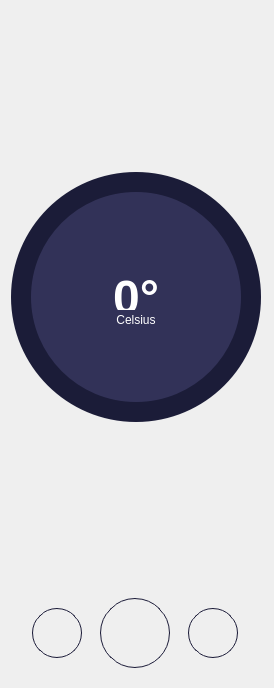
<?xml version="1.0" encoding="UTF-8"?>
<ui version="4.0">
 <class>CircularControler</class>
 <widget class="QWidget" name="CircularControler">
  <property name="geometry">
   <rect>
    <x>0</x>
    <y>0</y>
    <width>274</width>
    <height>688</height>
   </rect>
  </property>
  <property name="windowTitle">
   <string>Form</string>
  </property>
  <property name="styleSheet">
   <string notr="true">QFrame#circular_background{
	background-color: rgb(27, 28, 56);
	border-radius: 125px;
}

QFrame#circular_main{
	background-color: rgb(50, 50, 88);
	border-radius: 105px;
}

QLabel{
	color: white;
}

QPushButton#down_button, #up_button{
	border-radius: 25px;
	border: 1px solid #1B1B38;
}

QPushButton#down_button::pressed, #up_button::pressed{
	background-color: #B18AFF;
}

QPushButton#power_button{
	border-radius: 35px;
	border: 1px solid #1B1B38;
}

QPushButton#power_button::pressed{
	background-color: #B18AFF;
}
</string>
  </property>
  <layout class="QVBoxLayout" name="verticalLayout">
   <item>
    <spacer name="verticalSpacer_3">
     <property name="orientation">
      <enum>Qt::Vertical</enum>
     </property>
     <property name="sizeHint" stdset="0">
      <size>
       <width>20</width>
       <height>40</height>
      </size>
     </property>
    </spacer>
   </item>
   <item>
    <widget class="QFrame" name="circular_background">
     <property name="minimumSize">
      <size>
       <width>250</width>
       <height>250</height>
      </size>
     </property>
     <property name="maximumSize">
      <size>
       <width>250</width>
       <height>250</height>
      </size>
     </property>
     <property name="styleSheet">
      <string notr="true"/>
     </property>
     <property name="frameShape">
      <enum>QFrame::NoFrame</enum>
     </property>
     <property name="frameShadow">
      <enum>QFrame::Raised</enum>
     </property>
     <layout class="QHBoxLayout" name="horizontalLayout_14">
      <property name="spacing">
       <number>0</number>
      </property>
      <property name="leftMargin">
       <number>0</number>
      </property>
      <property name="topMargin">
       <number>0</number>
      </property>
      <property name="rightMargin">
       <number>0</number>
      </property>
      <property name="bottomMargin">
       <number>0</number>
      </property>
      <item>
       <widget class="QFrame" name="circular_prog">
        <property name="styleSheet">
         <string notr="true"/>
        </property>
        <property name="frameShape">
         <enum>QFrame::NoFrame</enum>
        </property>
        <property name="frameShadow">
         <enum>QFrame::Raised</enum>
        </property>
        <layout class="QHBoxLayout" name="horizontalLayout_15">
         <property name="spacing">
          <number>0</number>
         </property>
         <property name="leftMargin">
          <number>20</number>
         </property>
         <property name="topMargin">
          <number>20</number>
         </property>
         <property name="rightMargin">
          <number>20</number>
         </property>
         <property name="bottomMargin">
          <number>20</number>
         </property>
         <item>
          <widget class="QFrame" name="circular_main">
           <property name="frameShape">
            <enum>QFrame::NoFrame</enum>
           </property>
           <property name="frameShadow">
            <enum>QFrame::Raised</enum>
           </property>
           <layout class="QVBoxLayout" name="verticalLayout_5">
            <property name="spacing">
             <number>5</number>
            </property>
            <item>
             <spacer name="verticalSpacer">
              <property name="orientation">
               <enum>Qt::Vertical</enum>
              </property>
              <property name="sizeHint" stdset="0">
               <size>
                <width>20</width>
                <height>40</height>
               </size>
              </property>
             </spacer>
            </item>
            <item>
             <widget class="QLabel" name="temperature_label">
              <property name="maximumSize">
               <size>
                <width>16777215</width>
                <height>40</height>
               </size>
              </property>
              <property name="text">
               <string>&lt;html&gt;&lt;head/&gt;&lt;body&gt;&lt;p&gt;&lt;span style=&quot; font-size:36pt; font-weight:700;&quot;&gt;0°&lt;/span&gt;&lt;/p&gt;&lt;/body&gt;&lt;/html&gt;</string>
              </property>
              <property name="alignment">
               <set>Qt::AlignCenter</set>
              </property>
             </widget>
            </item>
            <item>
             <widget class="QLabel" name="celsius_label">
              <property name="maximumSize">
               <size>
                <width>16777215</width>
                <height>10</height>
               </size>
              </property>
              <property name="text">
               <string>Celsius</string>
              </property>
              <property name="alignment">
               <set>Qt::AlignCenter</set>
              </property>
             </widget>
            </item>
            <item>
             <spacer name="verticalSpacer_2">
              <property name="orientation">
               <enum>Qt::Vertical</enum>
              </property>
              <property name="sizeHint" stdset="0">
               <size>
                <width>20</width>
                <height>40</height>
               </size>
              </property>
             </spacer>
            </item>
           </layout>
          </widget>
         </item>
        </layout>
       </widget>
      </item>
     </layout>
    </widget>
   </item>
   <item>
    <spacer name="verticalSpacer_4">
     <property name="orientation">
      <enum>Qt::Vertical</enum>
     </property>
     <property name="sizeHint" stdset="0">
      <size>
       <width>20</width>
       <height>40</height>
      </size>
     </property>
    </spacer>
   </item>
   <item>
    <widget class="QFrame" name="frame_3">
     <property name="minimumSize">
      <size>
       <width>0</width>
       <height>60</height>
      </size>
     </property>
     <property name="maximumSize">
      <size>
       <width>250</width>
       <height>100</height>
      </size>
     </property>
     <property name="frameShape">
      <enum>QFrame::NoFrame</enum>
     </property>
     <property name="frameShadow">
      <enum>QFrame::Raised</enum>
     </property>
     <layout class="QHBoxLayout" name="horizontalLayout_13">
      <item>
       <widget class="QPushButton" name="down_button">
        <property name="minimumSize">
         <size>
          <width>50</width>
          <height>50</height>
         </size>
        </property>
        <property name="maximumSize">
         <size>
          <width>50</width>
          <height>50</height>
         </size>
        </property>
        <property name="text">
         <string/>
        </property>
       </widget>
      </item>
      <item>
       <widget class="QPushButton" name="power_button">
        <property name="minimumSize">
         <size>
          <width>70</width>
          <height>70</height>
         </size>
        </property>
        <property name="maximumSize">
         <size>
          <width>70</width>
          <height>70</height>
         </size>
        </property>
        <property name="text">
         <string/>
        </property>
        <property name="checkable">
         <bool>false</bool>
        </property>
        <property name="checked">
         <bool>false</bool>
        </property>
       </widget>
      </item>
      <item>
       <widget class="QPushButton" name="up_button">
        <property name="minimumSize">
         <size>
          <width>50</width>
          <height>50</height>
         </size>
        </property>
        <property name="maximumSize">
         <size>
          <width>50</width>
          <height>50</height>
         </size>
        </property>
        <property name="text">
         <string/>
        </property>
       </widget>
      </item>
     </layout>
    </widget>
   </item>
  </layout>
 </widget>
 <resources/>
 <connections/>
</ui>
